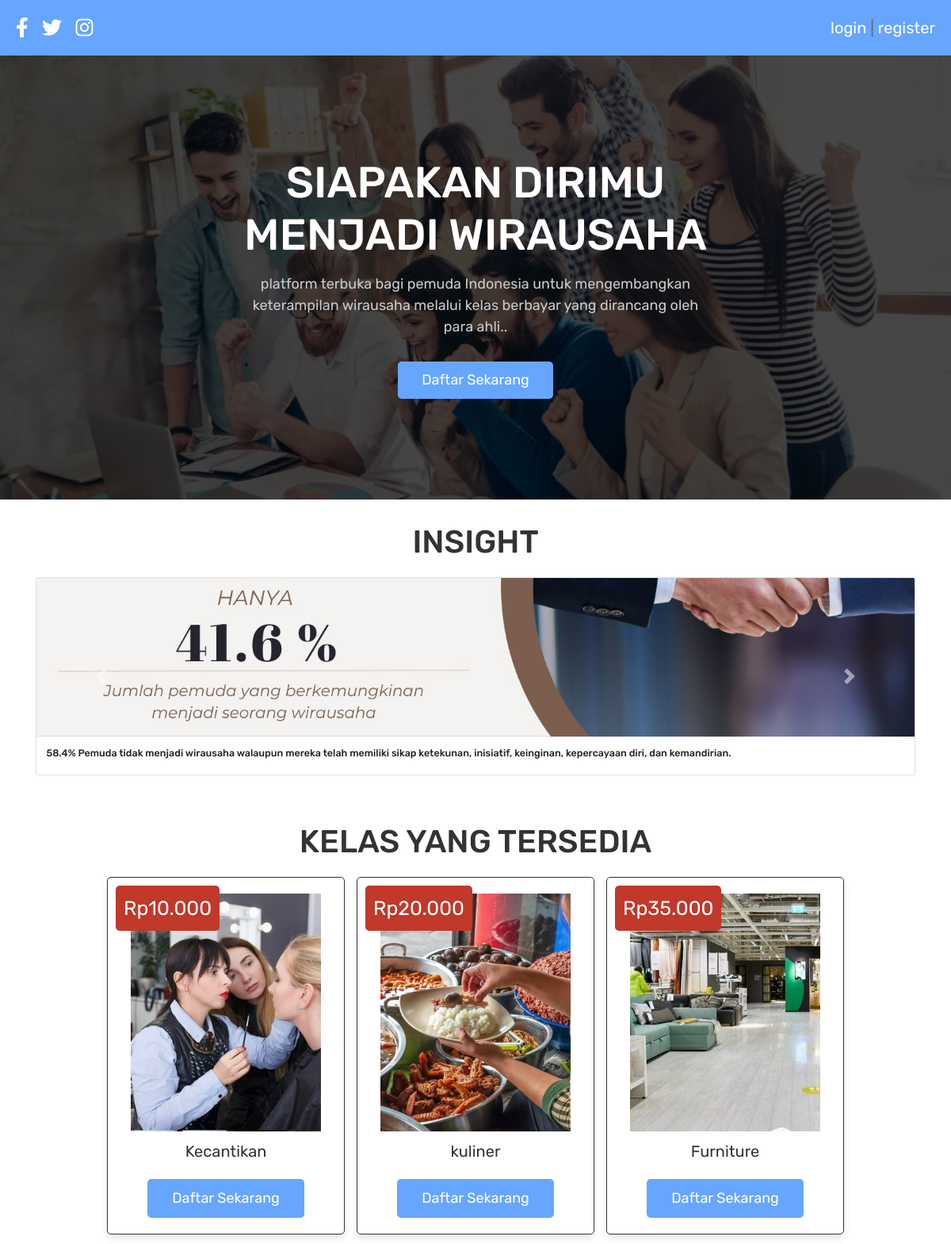
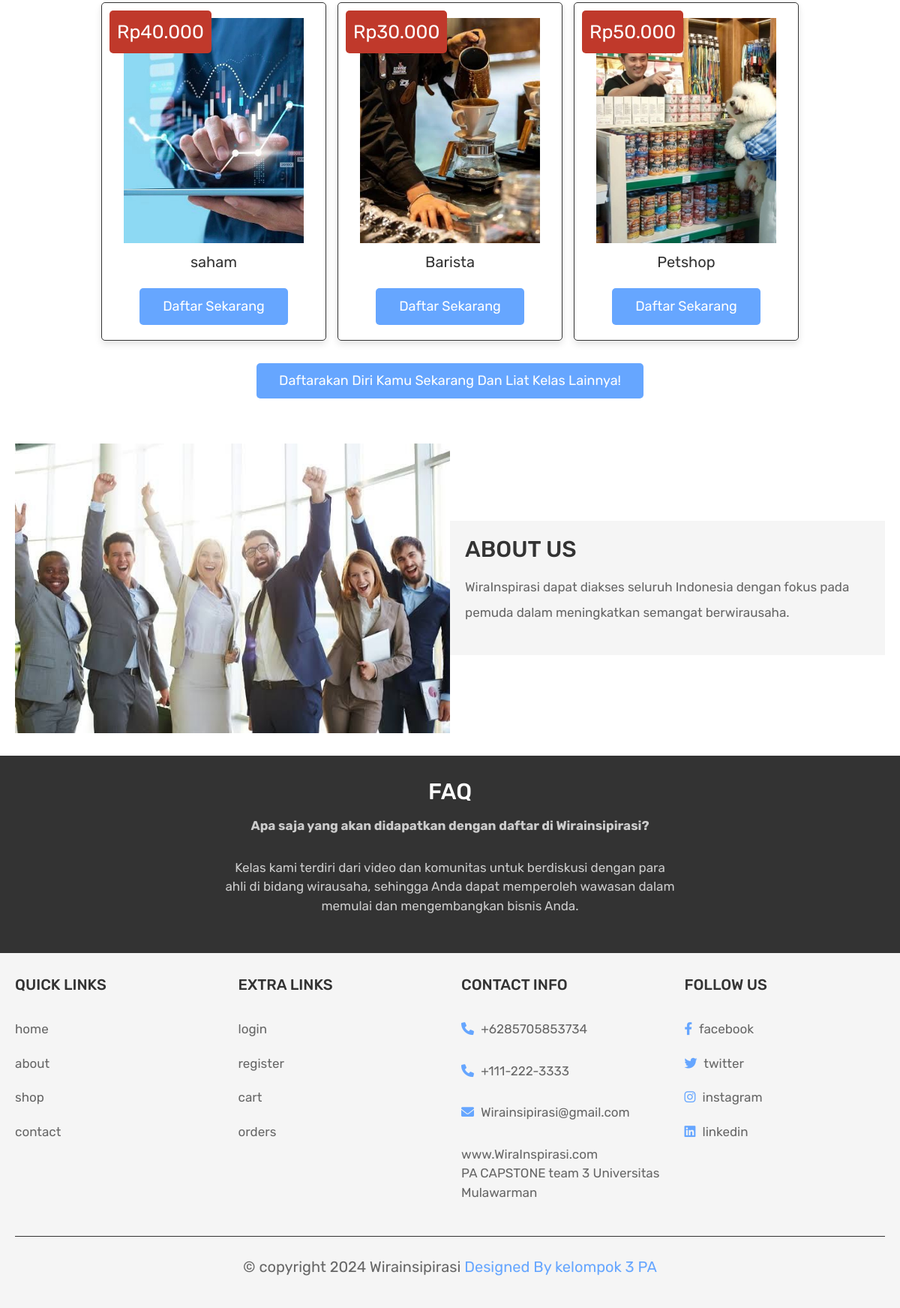
The page / on the database its author committed (2 pictures, top to bottom).
### tables this page shows
CREATE TABLE `products` (
  `id` int(100) NOT NULL,
  `name` varchar(100) NOT NULL,
  `price` int(6) NOT NULL,
  `image` varchar(100) NOT NULL,
  `deskripsi` varchar(200) NOT NULL,
  `tujuan` longtext NOT NULL,
  `lesson_video` varchar(1000) NOT NULL DEFAULT '',
  `link` varchar(1000) NOT NULL DEFAULT ''
);

### index.php (the view, shortened to what this page needs)
<?php
include 'config.php';
$user_id = null;
?>
<!DOCTYPE html>
<html lang="en">
<head>
    <link rel="stylesheet" href="https://cdnjs.cloudflare.com/ajax/libs/font-awesome/6.0.0/css/all.min.css">
    <link rel="stylesheet" href="https://maxcdn.bootstrapcdn.com/bootstrap/4.5.2/css/bootstrap.min.css">
    <link rel="stylesheet" href="css/style.css">
</head>
<body>
    <header class="header">
        <div class="header-1">
            <div class="flex">
                <div class="share">
                    <a href="#" class="fab fa-facebook-f"></a>
                    <a href="#" class="fab fa-twitter"></a>
                    <a href="#" class="fab fa-instagram"></a>
                </div>
                <p> <a href="login.php">login</a> | <a href="register.php">register</a> </p>
            </div>
        </div>
    </header>
    <section class="home">
        <div class="content">
            <h3>Siapakan Dirimu menjadi wirausaha</h3>
            <p> platform terbuka bagi pemuda Indonesia untuk mengembangkan keterampilan wirausaha melalui kelas berbayar yang dirancang oleh para ahli..</p>
            <a href="register.php" class="white-btn">Daftar Sekarang</a>
        </div>
    </section>
    <section class="insight">
    <h1 class="title">Insight</h1>
        <div class="container">
            <div id="carouselExampleIndicators" class="carousel slide" data-ride="carousel">
                <div class="carousel-inner">
                    <div class="carousel-item active">
                        <div class="row">
                            <div class="col-md-12">
                                <div class="card" style="width: 100%;">
                                    <img class="card-img-top" src="images/i1.jpg" alt="Image cap">
                                    <div class="card-body">
                                        <h5 class="card-title">58.4% Pemuda tidak menjadi wirausaha walaupun mereka telah memiliki sikap ketekunan, inisiatif, keinginan, kepercayaan diri, dan kemandirian.</h5>
                                         </div>
                                </div>
                            </div>
                        </div>
                    </div>
                </div>
                <a class="carousel-control-prev" href="#carouselExampleIndicators" role="button" data-slide="prev">
                    <span class="carousel-control-prev-icon" aria-hidden="true"></span>
                </a>
                <a class="carousel-control-next" href="#carouselExampleIndicators" role="button" data-slide="next">
                    <span class="carousel-control-next-icon" aria-hidden="true"></span>
                </a>
            </div>
        </div>
    </section>
    <section class="products">
        <h1 class="title">Kelas Yang tersedia</h1>
        <div class="box-container">
            <?php
            $select_products = mysqli_query($conn, "SELECT * FROM `products` LIMIT 6") or die('query failed');
            if (mysqli_num_rows($select_products) > 0) {
                while ($fetch_products = mysqli_fetch_assoc($select_products)) {
            ?>
                    <form action="" method="post" class="box">
                        <img class="image" src="uploaded_img/<?php echo $fetch_products['image']; ?>" alt="">
                        <div class="name"><?php echo $fetch_products['name']; ?></div>
                        <div class="price">Rp<?php echo $fetch_products['price']; ?>.000</div>
                        <?php if (!$user_id) : ?>
                            <a href="register.php" class="btn">Daftar Sekarang</a>
                        <?php else : ?>
                            <input type="submit" value="Daftar Sekarang" name="add_to_cart" class="btn">
                        <?php endif; ?>
                    </form>
            <?php
                }
            } else {
                echo '<p class="empty">no products added yet!</p>';
            }
            ?>
        </div>
        <div class="load-more" style="margin-top: 2rem; text-align:center">
            <a href="login.php" class="option-btn">Daftarakan diri kamu sekarang dan liat kelas lainnya!</a>
        </div>
    </section>
    <section class="about">
        <div class="flex">
            <div class="image">
                <img src="images/home.jpeg" alt="">
            </div>
            <div class="content">
                <h3>about us</h3>
                <p>WiraInspirasi dapat diakses seluruh Indonesia dengan fokus pada pemuda dalam meningkatkan semangat berwirausaha.</p>
            </div>
        </div>
    </section>
    <section class="home-contact">
        <div class="content">
            <h3>FAQ </h3>
            <p><strong>Apa saja yang akan didapatkan dengan daftar di Wirainsipirasi?</strong></p>
            <p>Kelas kami terdiri dari video dan komunitas untuk berdiskusi dengan para ahli di bidang wirausaha, sehingga Anda dapat memperoleh wawasan dalam memulai dan mengembangkan bisnis Anda.</p>
        </div>
    </section>
    <?php include 'footer.php'; ?>
</body>
</html>

### css/style.css (style rules this page uses)
:root { --blue:#40c4e9; --purple:#66a6ff; --red:#c0392b; --orange:#f39c12; --black:#333; --white:#fff; --Navy:#1556ef; --blu:#46adda; --light-color:#666; --light-white:#ccc; --light-bg:#f5f5f5; --border:.1rem solid var(--black); --box-shadow:0 .5rem 1rem rgba(0,0,0,.1); }
* { font-family: 'Rubik', sans-serif; margin:0; padding:0; box-sizing: border-box; outline: none; border:none; text-decoration: none; transition:all .2s linear; }
html { font-size: 62.5%; overflow-x: hidden; }
section { padding:3rem 2rem; }
.title { text-align: center; margin-bottom: 2rem; text-transform: uppercase; color:var(--black); font-size: 4rem; }
.title { text-align: center; margin-bottom: 2rem; text-transform: uppercase; color: var(--black); font-size: 4rem; }
.btn, .option-btn, .delete-btn, .white-btn { display: inline-block; margin-top: 1rem; padding:1rem 3rem; cursor: pointer; color:var(--white); font-size: 1.8rem; border-radius: .5rem; text-transform: capitalize; }
.white-btn, .btn { background-color: var(--purple); }
.option-btn { background-color: var(--purple); }
.header .header-1 { background-color:var(--purple); }
.header .header-1 .flex { padding:2rem; display: flex; align-items: center; justify-content: space-between; max-width: 1200px; margin:0 auto; }
.header .header-1 .flex .share a { font-size: 2.5rem; margin-right: 1.5rem; color:var(--white); }
.header .header-1 .flex p { font-size: 2rem; color:var(--light-color); }
.header .header-1 .flex p a { color:var(--purple); }
.header .header-1 .flex p { font-size: 2rem; color:var(--light-color); margin: 0; }
.header .header-1 .flex p a { color:var(--white); text-decoration: none; }
.home { min-height: 70vh; background:linear-gradient(rgba(0,0,0,.7), rgba(0,0,0,.7)), url(../images/homebg.webp) no-repeat; background-size: cover; background-position: center; display: flex; align-items: center; justify-content: center; }
.home .content { text-align: center; width: 60rem; }
.home .content h3 { font-size: 5.5rem; color:var(--white); text-transform: uppercase; }
.home .content p { font-size:1.8rem; color:var(--light-white); padding:1rem 0; line-height: 1.5; }
.products .box-container { max-width: 1200px; margin:0 auto; display: grid; grid-template-columns: repeat(auto-fit, 30rem); align-items: flex-start; gap:1.5rem; justify-content: center; }
.products .box-container .box { border-radius: .5rem; background-color: var(--white); box-shadow: var(--box-shadow); padding:2rem; text-align: center; border:var(--border); position: relative; }
.products .box-container .box .image { height: 30rem; }
.products .box-container .box .name { padding:1rem 0; font-size: 2rem; color:var(--black); }
.products .box-container .box .price { position: absolute; top:1rem; left:1rem; border-radius: .5rem; padding:1rem; font-size: 2.5rem; color:var(--white); background-color: var(--red); }
.about .flex { max-width: 1200px; margin:0 auto; display: flex; align-items: center; flex-wrap: wrap; }
.about .flex .image { flex:1 1 40rem; }
.about .flex .image img { width: 100%; }
.about .flex .content { flex:1 1 40rem; padding:2rem; background-color: var(--light-bg); }
.about .flex .content h3 { font-size: 3rem; color:var(--black); text-transform: uppercase; }
.about .flex .content p { padding:1rem 0; line-height: 2; font-size: 1.7rem; color:var(--light-color); }
.home-contact { background-color: var(--black); }
.home-contact .content { max-width: 60rem; text-align: center; margin:0 auto; }
.home-contact .content h3 { font-size: 3rem; text-transform: uppercase; color:var(--white); }
.home-contact .content p { padding:1rem 0; line-height: 1.5; color:var(--light-white); font-size: 1.7rem; }

### index.php (style rules this page uses)
.card-img-top { height: 200px; object-fit: cover; }

### rows shown on the page
products: image (picture), name "Kecantikan", price "10"
products: image (picture), name "kuliner", price "20"
products: image (picture), name "Furniture", price "35"
products: image (picture), name "saham", price "40"
products: image (picture), name "Barista", price "30"
products: image (picture), name "Petshop", price "50"
